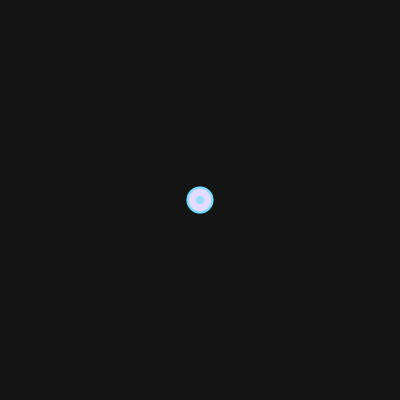
Frame 1 (no input)
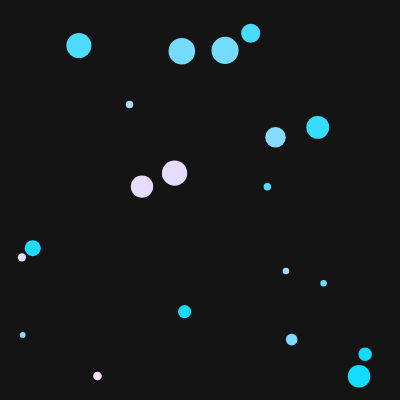
Frame 60 (no input)
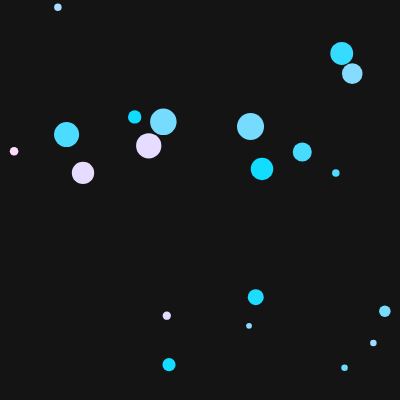
Frame 120 (the mouse pressed at the canvas centre since frame 60)

The p5.js sketch that drew these frames (run headless with seeded random() and noise() and a simulated clock; from frame 60 on, the mouse is pressed at the canvas centre):

// p5.js sketch
// ── sketch.js
function createColor(){
  // colorMode(HSB)
  let h = random(255)
  let s = 220
  let b = 255
  return color(h, s, b)
}
class Pelota{
  constructor(){
    this.x = width/2
    this.y = height/2
    this.w = random(5,30)
    this.maxVel = 4
    this.c = createColor()
    this.velX = random(-this.maxVel, this.maxVel)
    this.velY = random(-this.maxVel, this.maxVel)
  }
  show(){
    noStroke()
    fill(this.c)
    ellipse(this.x, this.y, this.w)
  }
  update(){
    this.x += this.velX
    this.y += this.velY
    
    this.checkLimits()
  }
  checkLimits(){
    if(this.x > width - this.w/2 || this.x < this.w/2){
      this.velX = -this.velX
    }
    if(this.y > height - this.w/2 || this.y < this.w/2){
      this.velY = -this.velY
    }
  }
}

let pelotas = []
function setup() {
  createCanvas(400, 400);
  for(let i=0; i<20; i++){
    pelotas.push(new Pelota())
  }
  
}

function draw() {
  background(20);
  
  for(let i=0; i<pelotas.length; i++){
    pelotas[i].show()
    pelotas[i].update()
  }
}
